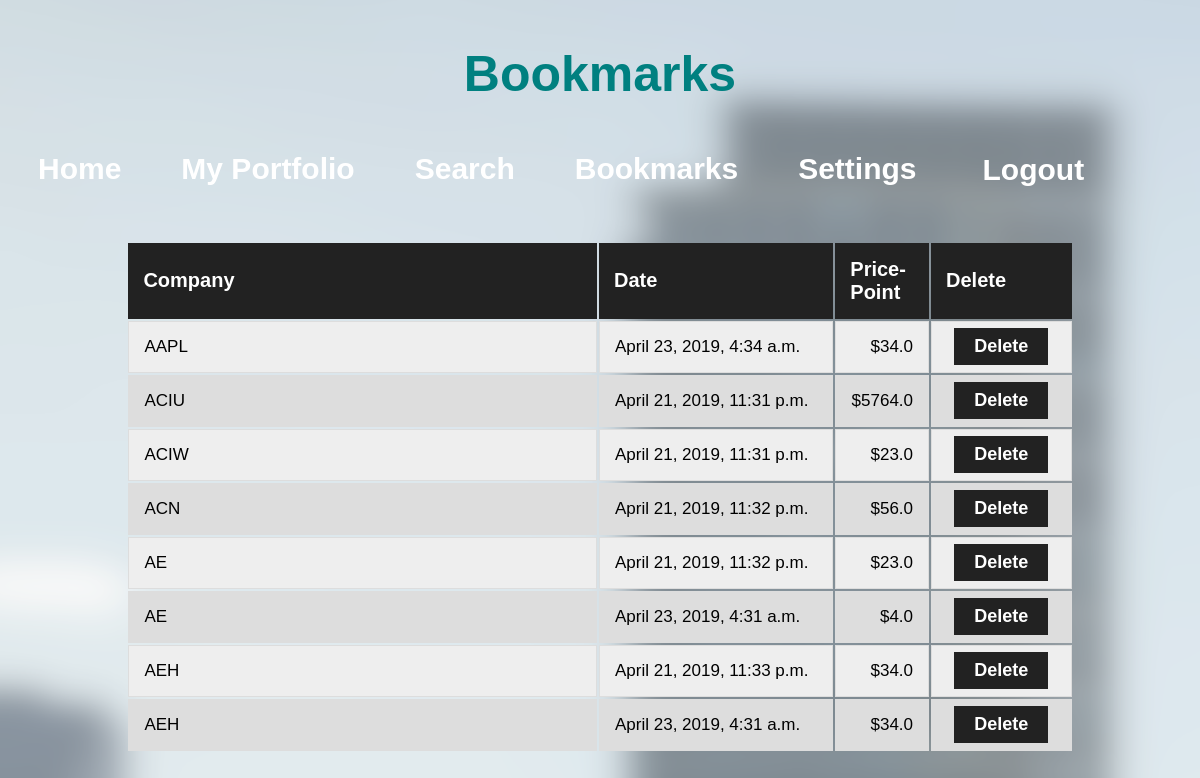
The app's page /bookmarks (signed in) with its own data.
### XChange/models.py (models this page shows)
class Bookmark(models.Model):
    userProfile = models.ForeignKey(UserProfile)
    companyName = models.CharField(max_length=250)
    setDate = models.DateTimeField()
    bookmarkPrice = models.FloatField(max_length=250)
    bookmarkAmount = models.IntegerField(max_length=250)

### XChange/views.py (the view, shortened to what this page needs)
# urls.py: url(r'^bookmarks', views.bookmarks, name='bookmarks'),
def bookmarks(request):
    if not request.user.is_authenticated:
        return redirect('%s?next=%s' % (djSettings.LOGIN_URL, request.path))
    currentProfile = UserProfile.objects.get(user = request.user)
    userBookmarks = Bookmark.objects.filter(userProfile = currentProfile).order_by('companyName')
    return render(request, 'XChange/bookmarks.html', {'userBookmarks': userBookmarks})

### XChange/templates/XChange/bookmarks.html (shortened to what this page needs)
<!DOCTYPE html>
<html>
  <head>
    <link rel="stylesheet" type="text/css" href="/static/XChange/css/bookmarks.css" />
    <link rel="stylesheet" type="text/css" href="/static/XChange/css/common.css" />
  </head>
  <body>
    <h1 id="bookmark-title">Bookmarks</h1>
    <div class="navBarDiv">
      <ul class="navBarList">
        <li class="homeNav"><a href="home.html">Home</a></li>
        <li class="portNav"><a href="myPortfolio.html">My Portfolio</a></li>
        <li class="srchNav"><a href="search.html">Search</a></li>
        <li class="bmarkNav"><a href="#">Bookmarks</a></li>
        <li class="settNav"><a href="settings.html">Settings</a></li>
        <li class="logOut">
                  <form method='POST'>
                    <button type="submit" name="submit" value="Logout">Logout</button>
                  </form></li>
      </ul>
    </div>
    <br>
    <div id="tableDiv">
      <table id = "tableBookmark">
        <col id="compNameBook">
        <col id="dateBook">
        <col id="priceBook">
        <col id="deleteButton">
        <tr>
          <th>Company</th>
          <th>Date</th>
          <th class="rightAlignPrice">Price-Point</th>
          <th id="deleteHeader">Delete</th>
        </tr>
        {% for b in userBookmarks %}
          <tr>
            <td>{{b.companyName}}</td>
            <td>{{b.setDate}}</td>
            <td class="rightAlignPrice">${{b.bookmarkPrice}}</td>
            <td class="deleteCell">
            <form method='POST'>
                <button type="submit" name="delete" value="{{b.id}}">Delete</button>
            </form>
            </td>
          </tr>
        {% endfor %}
      </table>
    </div>
  </body>
</html>

### XChange/static/XChange/css/bookmarks.css (style rules this page uses)
#bookmark-title { color: teal; text-align: center; padding-top: 1%; font-family: 'Arial'; font-size: 50px; }
#tableDiv { width: 80%; margin: auto; }
#tableBookmark { padding-top: 20px; }
#tableBookmark td { border: 1px solid #ddd; }
#deleteHeader { text-align: center; }
#tableBookmark th { text-align: left; background-color: #222; color: white; font-family: Arial; font-size: 20px; border: none; }
#tableBookmark td, th { padding: 15px; font-size: 17px; font-family: Arial; }
#tableBookmark tr:nth-child(odd) { background-color: #dddddd; }
#tableBookmark tr:nth-child(even) { background-color: #eeeeee; }
#tableBookmark button { background-color: #222; color: white; font-size: 18px; font-family: Arial; padding: 8px; padding-right: 20px; padding-left: 20px; margin: -15px; border: none; justify-content: center; font-weight: bold; }
.deleteCell { text-align: center; }
table { width: 100%; margin: auto; }
#compNameBook { width: 50%; }
#dateBook { width: 25%; }
#priceBook { width: 10%; }
table .rightAlignPrice { text-align: right; }
body { background-image: url("/static/XChange/images/bookmarkCity.png"); background-size: 2000px 1333px; }

### XChange/static/XChange/css/common.css (style rules this page uses)
body { position: relative; min-height: 100%; min-height: 100vh; }
.navBarDiv { margin: auto; overflow: hidden; }
.navBarList { list-style-type: none; display: block; padding: 0; margin: 0; background-color: rgba(0, 0, 0, .4); }
li { float: left; }
li a { display: block; text-decoration: none; color: white; padding: 15px 30px 15px 30px; text-align: center; font-weight: bold; font-family: "Arial"; font-size: 30px; }
.logOut button { border: none; background-color: rgba(0, 0, 0, 0); color: white; text-align: center; font-weight: bold; font-family: "Arial"; font-size: 30px; }
.logOut { display: block; text-decoration: none; padding: 15px 30px 15px 30px; text-align: center; font-weight: bold; font-family: "Arial"; font-size: 20px; }

### records on screen
Bookmark: companyName "AAPL", setDate "April 23, 2019, 4:34 a.m.", bookmarkPrice "34.0", {{ b.id }} 10 (drawn)
Bookmark: companyName "ACIU", setDate "April 21, 2019, 11:31 p.m.", bookmarkPrice "5764.0", {{ b.id }} 1 (drawn)
Bookmark: companyName "ACIW", setDate "April 21, 2019, 11:31 p.m.", bookmarkPrice "23.0", {{ b.id }} 2 (drawn)
Bookmark: companyName "ACN", setDate "April 21, 2019, 11:32 p.m.", bookmarkPrice "56.0", {{ b.id }} 3 (drawn)
Bookmark: companyName "AE", setDate "April 21, 2019, 11:32 p.m.", bookmarkPrice "23.0", {{ b.id }} 4 (drawn)
Bookmark: companyName "AE", setDate "April 23, 2019, 4:31 a.m.", bookmarkPrice "4.0", {{ b.id }} 9 (drawn)
Bookmark: companyName "AEH", setDate "April 21, 2019, 11:33 p.m.", bookmarkPrice "34.0", {{ b.id }} 6 (drawn)
Bookmark: companyName "AEH", setDate "April 23, 2019, 4:31 a.m.", bookmarkPrice "34.0", {{ b.id }} 8 (drawn)
